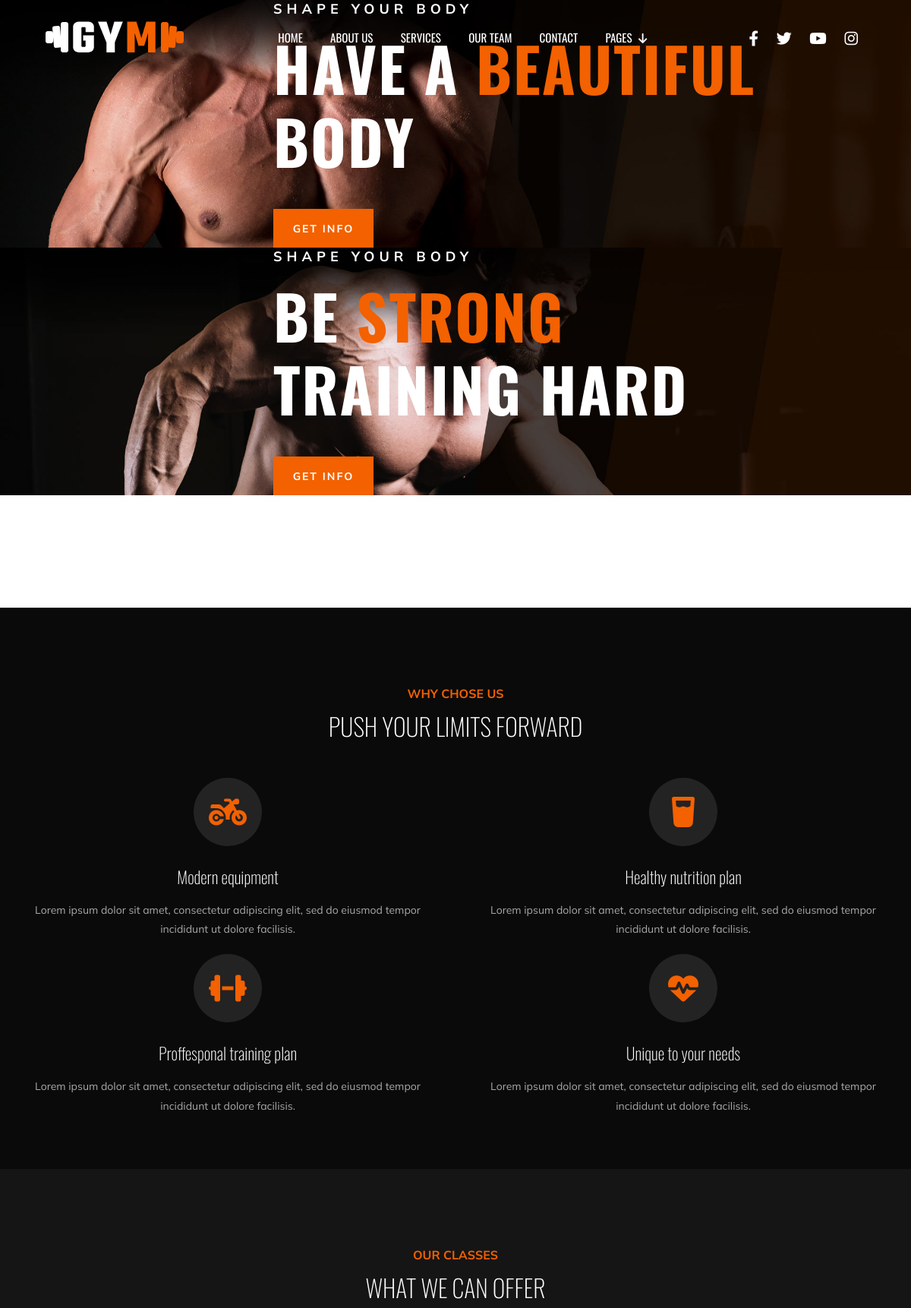
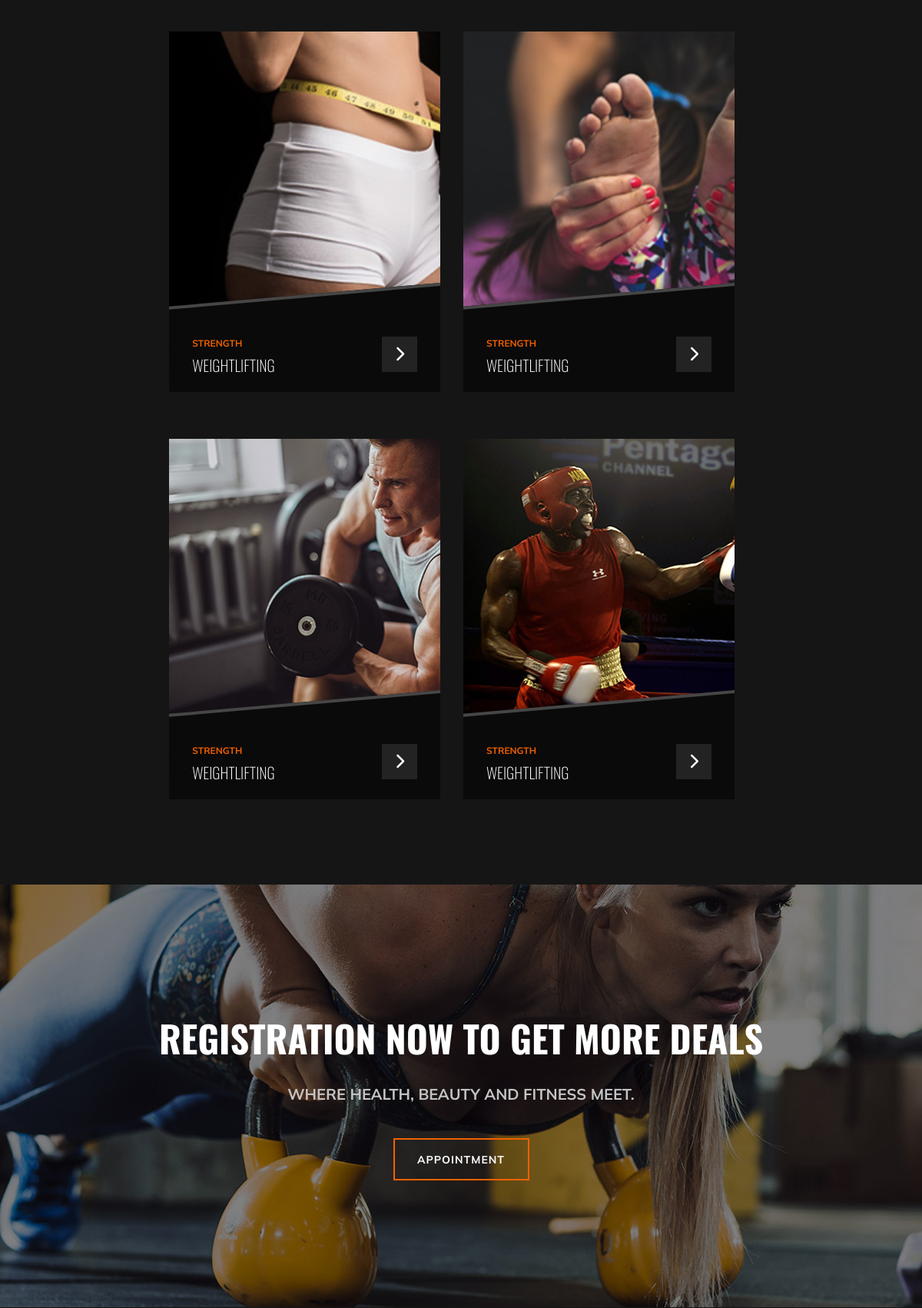
The page / (upper part) on the database its author committed (2 pictures, top to bottom).
### main/models.py (models this page shows, shortened)
class Header(models.Model):
    img = models.ImageField('Logo', upload_to='images')
    path1 = models.CharField('Path 1', max_length=50)
    path2 = models.CharField('Path 2', max_length=50)
    path3 = models.CharField('Path 3', max_length=50)
    path4 = models.CharField('Path 4', max_length=50)
    path5 = models.CharField('Path 5', max_length=50)
    path6 = models.CharField('Path 6', max_length=50)
    sub_path1 = models.CharField('Sub Path 1', max_length=50)
    sub_path2 = models.CharField('Sub Path 2', max_length=50)
    sub_path3 = models.CharField('Sub Path 3', max_length=50)
    social1 = models.CharField('Social 1', max_length=50)
    social2 = models.CharField('Social 2', max_length=50)
    social3 = models.CharField('Social 3', max_length=50)
    social4 = models.CharField('Social 4', max_length=50)
    social_link1 = models.URLField('Social Link 1')
    social_link2 = models.URLField('Social Link 2')
    social_link3 = models.URLField('Social Link 3')
    social_link4 = models.URLField('Social Link 4')
    class Meta:
        verbose_name = 'Header'
        verbose_name_plural = 'Header'

class Homepage(models.Model):
    background = models.ImageField('Background', upload_to='images')
    subtitle = models.CharField('Subtitle', max_length=50)
    title1 = models.CharField('Title 1', max_length=50)
    colored_title = models.CharField('Colored Title', max_length=50)
    title2 = models.CharField('Title 2', max_length=50)
    btn_name = models.CharField('Button Name', max_length=40)
    class Meta:
        verbose_name = 'Homepage'
        verbose_name_plural = 'Homepage'

class Title(models.Model):
    colored_title1 = models.CharField('Colored Title 1', max_length=50)
    title1 = models.CharField('Title 1', max_length=50)
    colored_title2 = models.CharField('Colored Title 2', max_length=50)
    title2 = models.CharField('Title 2', max_length=50)
    colored_title3 = models.CharField('Colored Title 3', max_length=50)
    title3 = models.CharField('Title 3', max_length=50)
    colored_title4 = models.CharField('Colored Title 4', max_length=50)
    title4 = models.CharField('Title 4', max_length=50)
    colored_title5 = models.CharField('Colored Title 5', max_length=50)
    title5 = models.CharField('Title 5', max_length=50)
    colored_title6 = models.CharField('Colored Title 6', max_length=50)
    title6 = models.CharField('Title 6', max_length=50)
    colored_title7 = models.CharField('Colored Title 7', max_length=50)
    title7 = models.CharField('Title 7', max_length=50)
    colored_title8 = models.CharField('Colored Title 8', max_length=50)
    title8 = models.CharField('Title 8', max_length=50)
    colored_title9 = models.CharField('Colored Title 9', max_length=50)
    title9 = models.CharField('Title 9', max_length=50)

class Reason(models.Model):
    icon = models.CharField('Icon', max_length=50)
    title = models.CharField('Title', max_length=50)
    text = models.TextField('Text')

class Offer(models.Model):
    img = models.ImageField('Image', upload_to='images')
    colored_title = models.CharField('Colored Title', max_length=50)
    title = models.CharField('Title', max_length=50)
    icon = models.CharField('Icon', max_length=50)

class Appointment(models.Model):
    background = models.ImageField('Background', upload_to='images')
    title = models.CharField('Title', max_length=50)
    subtitle = models.CharField('Subtitle', max_length=60)
    btn_name = models.CharField('Button Name', max_length=40)
    class Meta:
        verbose_name = 'Appointment'
        verbose_name_plural = 'Appointment'

### main/views.py (the view)
# urls.py: path('', views.index, name='index'),
def index(request):
    homepage = Homepage.objects.all()
    offer = Offer.objects.all()
    home_gallery = HomeGallery.objects.all()[0]
    return render(request, 'index.html', context={
        'header':double_content()[0],
        'footer_content':double_content()[1],
        'footer':double_content()[2],
        'homepage':homepage,
        'titles':double_content()[3],
        'reason':double_content()[6],
        'offer':offer,
        'appointment':double_content()[4],
        'pricing':double_content()[5],
        'home_gallery':home_gallery,
        'team':double_content()[7],
        'random_class':double_content()[9]
    })

### main/views.py (called while the page is built)
def double_content():
    header = Header.objects.all()[0]
    footer_content = FooterContent.objects.all()
    footer = Footer.objects.all()[0]
    titles = Title.objects.all()[0]
    reason = Reason.objects.all()
    appointment = Appointment.objects.all()[0]
    pricing = Pricing.objects.all()
    team = Team.objects.all()
    services_content = Services.objects.all()
    random_class = choice(Services.objects.all())
    return [header, footer_content, footer, titles, appointment, pricing, reason, team, services_content, random_class]

### main/templates/index.html (shortened to what this page needs)
{% extends 'base.html' %}
    {% block body %}
    <div class="homepage">
        <div class="swiper mySwiper">
            <div class="swiper-wrapper">
                {% for i in homepage %}
                    <div class="swiper-slide" style='background-image: url({{ i.background.url }});'>
                        <div>
                            <h5>{{ i.subtitle }}</h5>
                            <h1>{{ i.title1 }} <span>{{ i.colored_title }}</span> {{ i.title2 }}</h1>
                            <a href="{% url 'about' %}"><button>{{ i.btn_name }}</button></a>
                        </div>
                    </div>
                {% endfor %}
            </div>
            <div class="swiper-button-next"></div>
            <div class="swiper-button-prev"></div>
        </div>
    </div>
    {% include 'inc/_reason.html' %}
    <div class="offer">
        <div class="title">
            <span>{{ titles.colored_title2 }}</span>
            <h2>{{ titles.title2 }}</h2>
        </div>
        <div class="offer_container">
            {% for i in offer %}
                <div class="offer_content">
                    <img src="{{ i.img.url }}" alt="">
                    <div class="offer_info">
                        <div class="offer_info_content">
                            <div>
                                <span>{{ i.colored_title }}</span>
                                <h5>{{ i.title }}</h5>
                            </div>
                            <a href="{% url 'services' %}"><i class="{{ i.icon }}"></i></a>
                        </div>
                    </div>
                </div>
            {% endfor %}
        </div>
    </div>
    {% include 'inc/_appointment.html' %}
    {% endblock %}

### main/templates/base.html (shortened to what this page needs)
{% load static %}
<!DOCTYPE html>
<html lang="en">
<head>
    <link rel="stylesheet" href="{% static 'css/icon.css' %}">
    <link rel="stylesheet" href="{% static 'css/style.css' %}">
    <link rel="stylesheet" href="https://cdn.jsdelivr.net/npm/swiper@10/swiper-bundle.min.css" />
</head>
<body>
    <header>
        <div class='header_container'>
            <img width='182px' height='41px' src="{{ header.img.url }}" alt="" />
            <ul class="list">
                <li><a href="{% url 'index' %}">{{ header.path1 }}</a></li>
                <li><a href="{% url 'about' %}">{{ header.path2 }}</a></li>
                <li><a href="{% url 'services' %}">{{ header.path3 }}</a></li>
                <li><a href="{% url 'team' %}">{{ header.path4 }}</a></li>
                <li><a href="{% url 'contact' %}">{{ header.path5 }}</a></li>
                <li onclick="dropdown()"><a> {{ header.path6 }} <i style="margin-left: 5px;" class="fa-solid fa-arrow-down"></i>
                </a>
                </li>
            </ul>
            <div class="social">
                <a href="{{ header.social_link1 }}"><i class="{{ header.social1 }}"></i></a>
                <a href="{{ header.social_link2 }}"><i class="{{ header.social2 }}"></i></a>
                <a href="{{ header.social_link3 }}"><i class="{{ header.social3 }}"></i></a>
                <a href="{{ header.social_link4 }}"><i class="{{ header.social4 }}"></i></a>
            </div>
        </div>
    </header>
    {% block body %}{% endblock body %}
</body>
</html>

### main/templates/inc/_reason.html
<div class="reason">
    <div class="title">
        <span>{{ titles.colored_title1 }}</span>
        <h2>{{ titles.title1 }}</h2>
    </div>
    <div class="reason_container">
        {% for i in reason %}
            <div class="reason_content">
                <span><i class="{{ i.icon }}"></i></span>
                <h3>{{ i.title }}</h3>
                <p>{{ i.text }}</p>
            </div>
        {% endfor %}
    </div>
</div>

### main/templates/inc/_appointment.html
<div style="background-image: url({{ appointment.background.url }});" class="appointment">
    <div class="appointment_container">
        <h2>{{ appointment.title }}</h2>
        <h5>{{ appointment.subtitle }}</h5>
        <a href="{% url 'contact' %}"><button>{{ appointment.btn_name }}</button></a>
    </div>
</div>

### rows shown on the page
Header: img (picture), path1 "HOME", path2 "ABOUT US", path3 "SERVICES", path4 "OUR TEAM", path5 "CONTACT", path6 "PAGES"
Homepage: background (picture), subtitle "SHAPE YOUR BODY", title1 "HAVE A", colored_title "BEAUTIFUL", title2 "BODY", btn_name "GET INFO"
Homepage: background (picture), subtitle "SHAPE YOUR BODY", title1 "BE", colored_title "STRONG", title2 "TRAINING HARD", btn_name "GET INFO"
Title: colored_title1 "WHY CHOSE US", title1 "PUSH YOUR LIMITS FORWARD", colored_title2 "OUR CLASSES", title2 "WHAT WE CAN OFFER"
Reason: title "Modern equipment", text "Lorem ipsum dolor sit amet, consectetur adipiscing elit, sed do eiusmod tempor incididunt ut dolore facilisis."
Reason: title "Healthy nutrition plan", text "Lorem ipsum dolor sit amet, consectetur adipiscing elit, sed do eiusmod tempor incididunt ut dolore facilisis."
Reason: title "Proffesponal training plan", text "Lorem ipsum dolor sit amet, consectetur adipiscing elit, sed do eiusmod tempor incididunt ut dolore facilisis."
Reason: title "Unique to your needs", text "Lorem ipsum dolor sit amet, consectetur adipiscing elit, sed do eiusmod tempor incididunt ut dolore facilisis."
Offer: img (picture), colored_title "STRENGTH", title "WEIGHTLIFTING"
Offer: img (picture), colored_title "STRENGTH", title "WEIGHTLIFTING"
Offer: img (picture), colored_title "STRENGTH", title "WEIGHTLIFTING"
Offer: img (picture), colored_title "STRENGTH", title "WEIGHTLIFTING"
Appointment: background (picture), title "REGISTRATION NOW TO GET MORE DEALS", subtitle "WHERE HEALTH, BEAUTY AND FITNESS MEET.", btn_name "APPOINTMENT"
